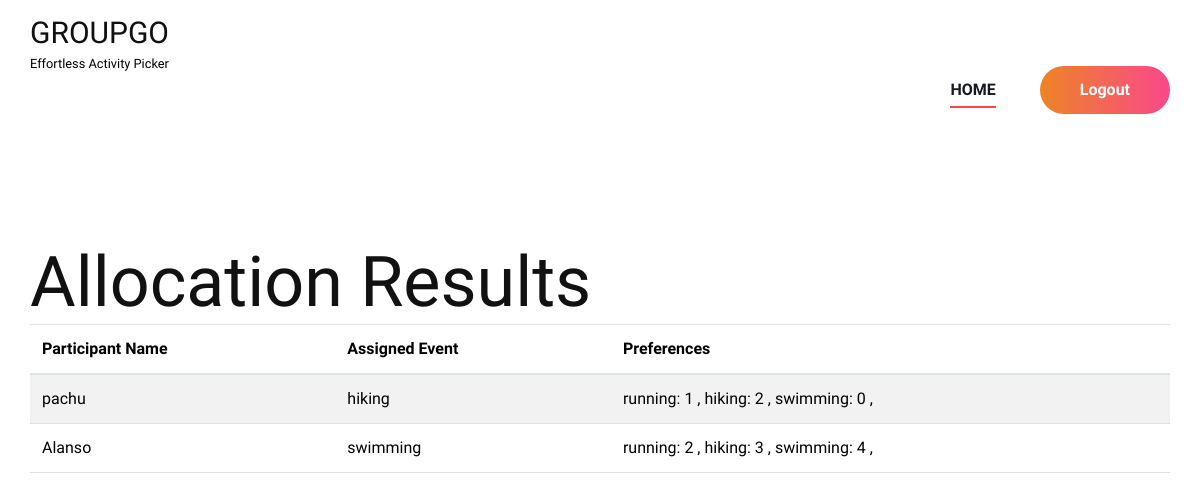
The app's page /view-allocation-max/ (signed in) with its own data.
### AllocationAdmin/models.py (models this page shows)
class Participant(models.Model):
    name=models.CharField(max_length=50)
    email=models.EmailField()
    is_active=models.BooleanField(default=True)
    created_on=models.DateTimeField(auto_now_add=True)
    updated_on=models.DateTimeField(auto_now=True)
    assigned_to=models.ForeignKey(Event,on_delete=models.CASCADE,null=True,related_name="OLD_ALLOCATION")
    assigned_to_new=models.ForeignKey(Event,on_delete=models.CASCADE,null=True,related_name='NEW_ALLOCATION')
    assigned_to_max=models.ForeignKey(Event,on_delete=models.CASCADE,null=True,related_name='MAX_ALLOCATION')

class Event(models.Model):
    name=models.CharField(max_length=50)
    description=models.TextField(null=True,blank=True)
    min_participants=models.IntegerField()
    max_participants=models.IntegerField()
    code=models.CharField(max_length=50,unique=True)
    is_active = models.BooleanField(default=True)
    created_by=models.ForeignKey(User,on_delete=models.CASCADE)
    created_on=models.DateTimeField(auto_now_add=True)

class ParticipantActivity(models.Model):
    participant = models.ForeignKey(Participant, on_delete=models.CASCADE)
    event = models.ForeignKey(Event, on_delete=models.CASCADE)
    preference = models.IntegerField(default=0)  # Allowing negative, positive, and zero

### AllocationAdmin/views.py (the view)
# urls.py: path('view-allocation-max/', views.view_allocation_max,name='view_allocation_max'),
@login_required
def view_allocation_max(request):
    try:
        events = Event.objects.filter(created_by=request.user)
        participants = Participant.objects.filter(
            participantactivity__event__in=events
        ).distinct()
        n = participants.count()
        a = events.count()
        min_bounds = list(events.values_list('min_participants', flat=True))
        max_bounds = list(events.values_list('max_participants', flat=True))
        Preferences = []
        assignment_dict = {}
        for idx, participant in enumerate(participants):
            preferences = []
            assigned_event = participant.assigned_to_new
            assigned_event_idx = list(events).index(assigned_event) if assigned_event in events else None
            if assigned_event_idx is not None:
                assignment_dict[idx] = [assigned_event_idx]
            for event in events:
                activity_preference = ParticipantActivity.objects.filter(participant=participant, event=event).first()
                preferences.append(activity_preference.preference if activity_preference else 0)
            Preferences.append(preferences)
        return render(request, 'Organizer/max_allocation.html', {'participants': participants})
    except Exception as e:
        print(e)
        messages.error(request, 'Error viewing allocations!')
        return render(request, 'Organizer/max_allocation.html')

### templates/Organizer/max_allocation.html (shortened to what this page needs)
{% extends 'Organizer/Head.html' %}
{% block content %}
<br><br><br><br>
<!DOCTYPE html>
<html lang="en">
<head>
</head>
<body>
    <div class="container">
        <h1>Allocation Results</h1>
        <table class="table table-striped">
            <thead>
                <tr>
                    <th>Participant Name</th>
                    <th>Assigned Event</th>
                    <th>Preferences</th>
                </tr>
            </thead>
            <tbody>
                {% for participant in participants %}
                <tr>
                    <td>{{ participant.name }}</td>
                    <td>
                        {% if participant.assigned_to_new %}
                            {{ participant.assigned_to_max.name }}
                        {% else %}
                            None
                        {% endif %}
                    </td>
                    <td>
                        {% for pa in participant.participantactivity_set.all %}
                          {{ pa.event.name }}: {{ pa.preference }} ,
                        {% endfor %}
                    </td>
                </tr>
                {% empty %}
                <tr>
                    <td colspan="3">No participants have been allocated yet.</td>
                </tr>
                {% endfor %}
            </tbody>
        </table>
    </div>
</body>
</html>
<br><br><br><br><br><br><br><br><br><br><br><br><br><br><br><br><br><br><br><br><br>
{% endblock content %}

### static/Main/css/style.css (style rules this page uses)
html, body { height: 100%; font-family: "Work Sans", sans-serif; -webkit-font-smoothing: antialiased; font-smoothing: antialiased; }
h1, h2, h3, h4, h5, h6 { margin: 0; color: #111111; font-weight: 400; font-family: "Work Sans", sans-serif; }
h1 { font-size: 70px; }
@media only screen and (min-width: 1200px) { .container { max-width: 1170px; } }

### records on screen
Participant: name "pachu", assigned_to_max.name "hiking"
ParticipantActivity: event.name "running", preference "1"
ParticipantActivity: event.name "hiking", preference "2"
ParticipantActivity: event.name "swimming", preference "0"
Participant: name "Alanso", assigned_to_max.name "swimming"
ParticipantActivity: event.name "running", preference "2"
ParticipantActivity: event.name "hiking", preference "3"
ParticipantActivity: event.name "swimming", preference "4"
